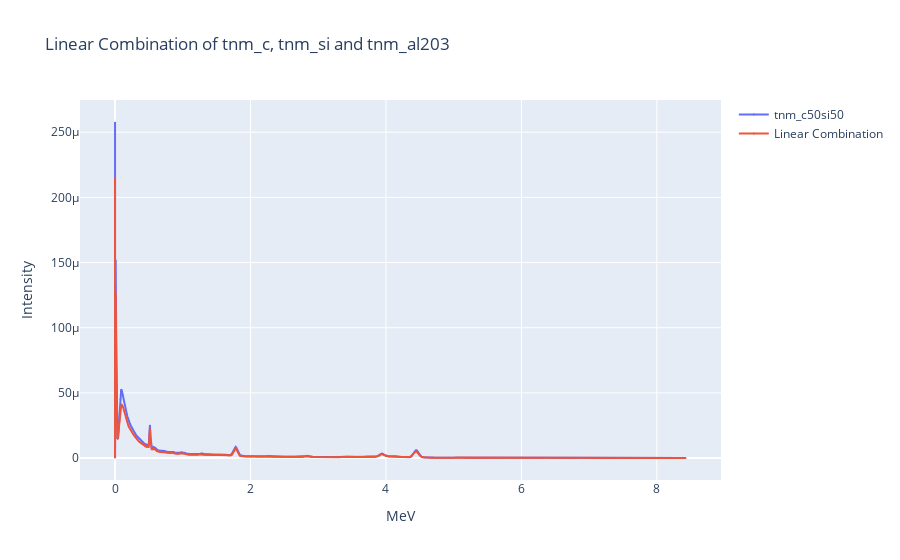

Notebook code for this chart:
### Code cell
# do the same thing including tnm_al203
_ = ['tnm_c', 'tnm_si', 'tnm_al203', 'tnm_c50si50']
_ = [filenames.to_list().index(i) for i in _]

x = np.array([detector_spectrums[i][0] for i in _[:-1]])
y = detector_spectrums[filenames.to_list().index('tnm_c50si50')][0]
a, b, c = find_linear_combination(x, y)
a, b, c
print(f'Linear combination of tnm_c, tnm_si and tnm_al203: {a} * tnm_c + {b} * tnm_si + {c} * tnm_al203')


# plot the linear combination of tnm_c, tnm_si and tnm_al203
fig = go.Figure()
fig.add_trace(go.Scatter(
    x=bins, 
    y=y, 
    mode='lines+markers', 
    name='tnm_c50si50',
    marker=dict(size=1),
))
fig.add_trace(go.Scatter(
    x=bins, 
    y=linear_combination(x, a, b), 
    mode='lines+markers', 
    name='Linear Combination',
    marker=dict(size=1),
))
fig.update_layout(
    title='Linear Combination of tnm_c, tnm_si and tnm_al203',
    xaxis_title='MeV', 
    yaxis_title='Intensity'
)

### Figure 1 — Plotly figure (JSON) as saved in the notebook; plotly's stock layout.template omitted (floating-point values rounded to 4 significant figures; data arrays with more than 128 entries replaced by an {"elided": "..."} marker saying what was removed)
{"data": [{"marker": {"size": 1}, "mode": "lines+markers", "name": "tnm_c50si50", "type": "scatter", "x": {"elided": "935 float values"}, "y": {"elided": "935 float values"}}, {"marker": {"size": 1}, "mode": "lines+markers", "name": "Linear Combination", "type": "scatter", "x": {"elided": "935 float values"}, "y": {"elided": "935 float values"}}], "layout": {"title": {"text": "Linear Combination of tnm_c, tnm_si and tnm_al203"}, "xaxis": {"title": {"text": "MeV"}}, "yaxis": {"title": {"text": "Intensity"}}}}
